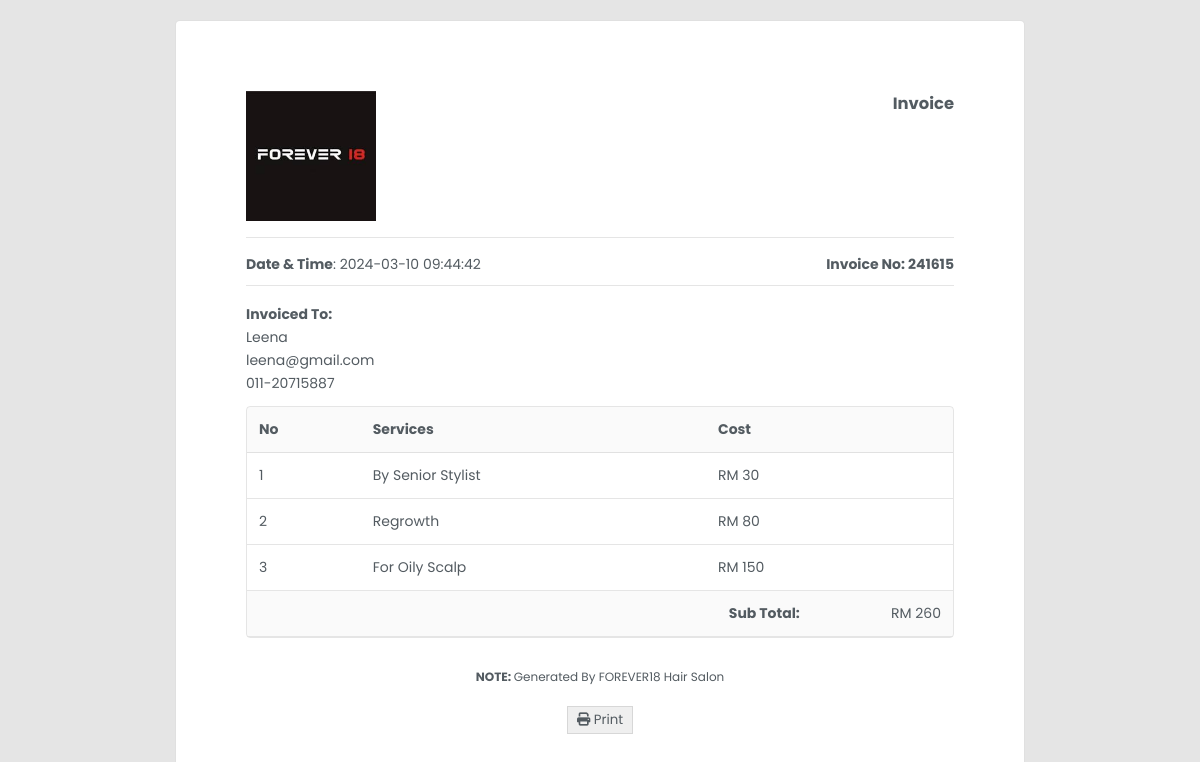
The page /admin/invoices.php?customer_id=12 on the database its author committed.
### tables this page shows
CREATE TABLE `customers` (
  `id` int(10) NOT NULL,
  `name` varchar(50) NOT NULL,
  `email` varchar(100) NOT NULL,
  `phone` varchar(50) NOT NULL,
  `services` varchar(500) NOT NULL,
  `date` timestamp NOT NULL DEFAULT current_timestamp() ON UPDATE current_timestamp()
);

CREATE TABLE `sub_services` (
  `id` int(10) NOT NULL,
  `main_service_id` int(10) NOT NULL,
  `name` varchar(250) NOT NULL,
  `cost` int(10) NOT NULL
);

### admin/invoices.php (the view, shortened to what this page needs)
<?php
include("includes/functions.php");
if (isset($_GET['customer_id'])) {
    $customerId = $_GET['customer_id'];
    $sql = "SELECT * FROM customers WHERE id='$customerId'";
    $result = mysqli_query($conn, $sql);
    if ($result) {
        while ($row = mysqli_fetch_assoc($result)) {
            $name = $row['name'];
            $email = $row['email'];
            $phone = $row['phone'];
            $date = $row['date'];
            $selectedServices = $row['services'];
            $selectedServicesArray = explode(', ', $selectedServices);
        }
    } else {
        echo "Customer not found";
    }
} else {
    echo "Customer ID not provided";
}
function generateRandomInvoiceNumber()
{
    return mt_rand(100000, 999999);
}
if (isset($_GET['customer_id'])) {
    $invoiceNumber = generateRandomInvoiceNumber();
}
?>
<!DOCTYPE html>
<html lang="en">
<head>
    <link rel="stylesheet" href="https://cdnjs.cloudflare.com/ajax/libs/font-awesome/6.5.1/css/all.min.css"
 />
    <link rel="stylesheet" href="css/invoices.css">
</head>
<body>
    <div class="invoice-wrapper">
        <div class="invoice">
            <div class="invoice-container">
                <div class="invoice-head">
                    <div class="invoice-head-top">
                        <div class="invoice-head-top-left text-start">
                            <img src="images/logo.jpg" alt="">
                        </div>
                        <div class="invoices-head-top-right text-end">
                            <h3>Invoice</h3>
                        </div>
                    </div>
                    <div class="hr"></div>
                    <div class="invoice-head-middle">
                        <div class="invoice-head-middle-left text-start">
                            <p><span class="text-bold">Date & Time</span>:
                                <?php echo $date; ?>
                            </p>
                        </div>
                        <div class="invoice-head-middle-right text-end">
                            <p><span class="text-bold">Invoice No:
                                    <?php echo $invoiceNumber; ?>
                                </span></p>
                        </div>
                    </div>
                    <div class="hr"></div>
                    <div class="invoice-head-bottom">
                        <div class="invoice-head-bottom-left">
                            <ul>
                                <li class="text-bold">Invoiced To: </li>
                                <li>
                                    <?php echo $name; ?>
                                </li>
                                <li>
                                    <?php echo $email ?>
                                </li>
                                <li>
                                    <?php echo $phone ?>
                                </li>
                            </ul>
                        </div>
                    </div>
                </div>
                <div class="overflow-view">
                    <div class="invoice-body">
                        <table>
                            <thead>
                                <tr>
                                    <td class="text-bold">No</td>
                                    <td class="text-bold">Services</td>
                                    <td class="text-bold">Cost</td>
                                    <td class="text-bold"></td>
                                </tr>
                            </thead>
                            <tbody>
                                <?php
                                $totalCost = 0;
                                $counter = 1;
                                foreach ($selectedServicesArray as $service) {
                                    $sql = "SELECT name, cost FROM sub_services WHERE name='$service'";
                                    $result = mysqli_query($conn, $sql);
                                    if ($result) {
                                        while ($row = mysqli_fetch_assoc($result)) {
                                            $name = $row['name'];
                                            $cost = $row['cost'];
                                            $totalCost += $cost;
                                            echo '<tr>';
                                            echo '<td>' . $counter++ . '</td>';
                                            echo '<td>' . $name . '</td>';
                                            echo '<td class="text-end">RM ' . $cost . '</td>';
                                            echo '</tr>';
                                        }
                                    }
                                }
                                ?>
                            </tbody>
                        </table>
                        <div class="invoice-body-bottom">
                            <div class="invoice-body-info-item border-bottom">
                                <div class="info-item-td text-end text-bold">Sub Total: </div>
                                <div class="info-item-td text-end">RM <?php echo $totalCost; ?></div>
                            </div>
                        </div>
                    </div>
                </div>
                <div class="invoice-foot text-center">
                    <p><span class="text-bold text-center">NOTE:&nbsp;</span>Generated By FOREVER18 Hair Salon</p>
                    <div class="invoice-btns">
                        <button type="button" class="invoice-btn" onclick="printInvoice()">
                            <span><i class="fa-solid fa-print"></i></span>
                            <span>Print</span>
                        </button>
                    </div>
                </div>
            </div>
        </div>
    </div>
</body>
</html>

### admin/css/invoices.css (style rules this page uses)
*, *::after, *::before { margin: 0; padding: 0; box-sizing: border-box; }
:root { --blue: #0c2f54; --dark: #535b61; --white: #fff; }
ul { list-style-type: none; }
ul li { margin: 2px 0; }
.text-end { text-align: right; }
.text-center { text-align: center; }
.text-start { text-align: left; }
.text-bold { font-weight: 700; }
.hr { height: 1px; background-color: rgba(0, 0, 0, 0.1); }
.border-bottom { border-bottom: 1px solid rgba(0, 0, 0, 0.1); }
body { font-family: 'Poppins', sans-serif; color: var(--dark); font-size: 14px; }
.invoice-wrapper { min-height: 100vh; background-color: rgba(0, 0, 0, 0.1); padding-top: 20px; padding-bottom: 20px; }
.invoice { max-width: 850px; margin-right: auto; margin-left: auto; background-color: var(--white); padding: 70px; border: 1px solid rgba(0, 0, 0, 0.12); border-radius: 5px; min-height: 800px; }
.invoice-head-top-left img { width: 130px; }
.invoice-head-middle, .invoice-head-bottom { padding: 16px 0; }
.invoice-body { border: 1px solid rgba(0, 0, 0, 0.1); border-radius: 4px; overflow: hidden; }
.invoice-body table { border-collapse: collapse; border-radius: 4px; width: 100%; }
.invoice-body table td, .invoice-body table th { padding: 12px; text-align: left; }
.invoice-body table tr { border-bottom: 1px solid rgba(0, 0, 0, 0.1); }
.invoice-body table thead { background-color: rgba(0, 0, 0, 0.02); }
.invoice-body-info-item { display: grid; grid-template-columns: 80% 20%; }
.invoice-body-info-item .info-item-td { padding: 12px; background-color: rgba(0, 0, 0, 0.02); }
.invoice-foot { padding: 30px 0; }
.invoice-foot p { font-size: 12px; }
.invoice-btns { margin-top: 20px; display: flex; justify-content: center; }
.invoice-btn { padding: 3px 9px; color: var(--dark); font-family: inherit; border: 1px solid rgba(0, 0, 0, 0.1); cursor: pointer; }
.invoice-head-top, .invoice-head-middle, .invoice-head-bottom { display: grid; grid-template-columns: repeat(2, 1fr); padding-bottom: 10px; }
.overflow-view { overflow-x: scroll; }
.invoice-body { min-width: 420px; }

### rows shown on the page
customers: date "2024-03-10 09:44:42", name "Leena", email "leena@gmail.com", phone "011-20715887"
sub_services: name "By Senior Stylist", cost "30"
sub_services: name "Regrowth", cost "80"
sub_services: name "For Oily Scalp", cost "150"

### other values the page prints
$invoiceNumber "241615"
$totalCost "260"
